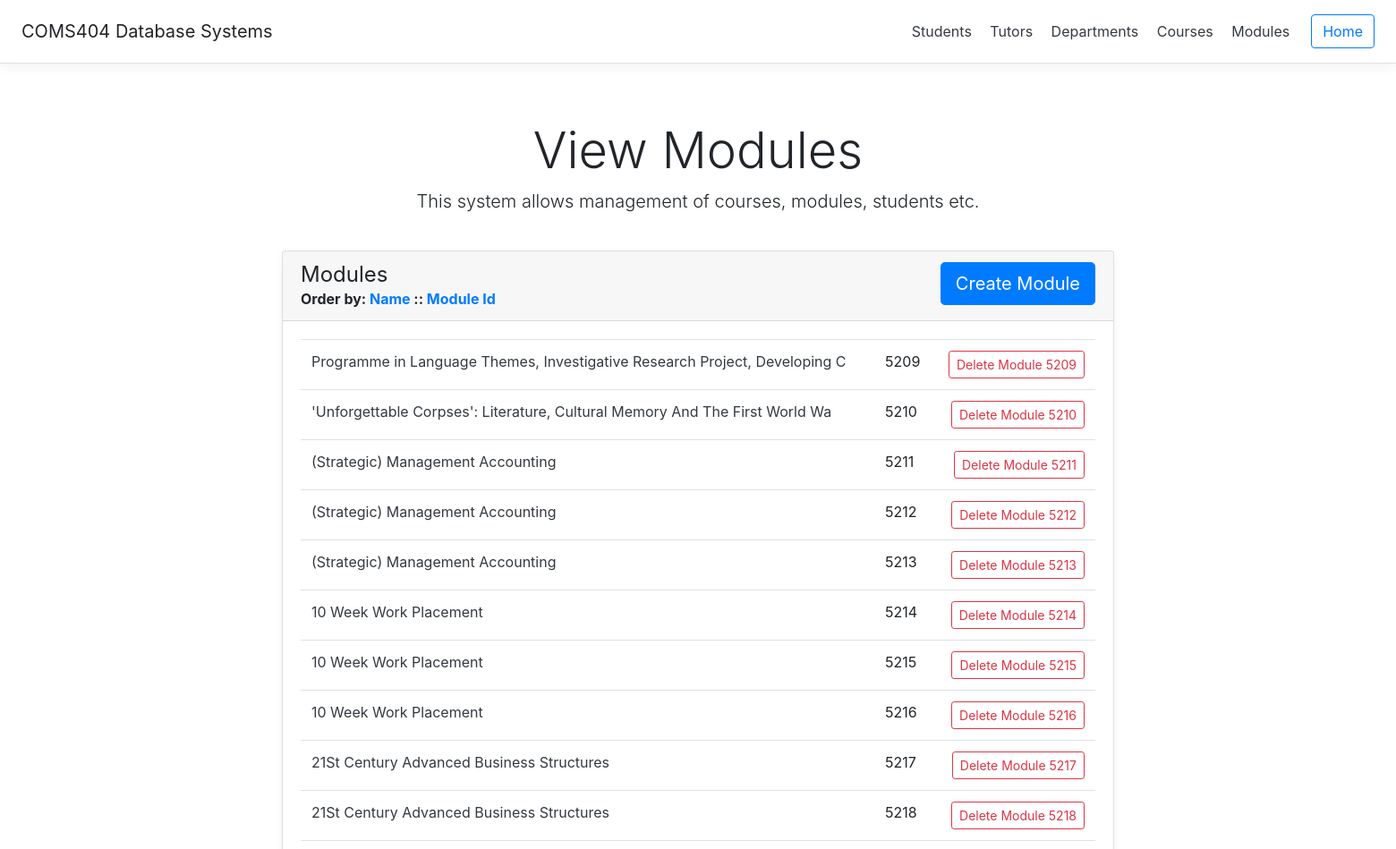
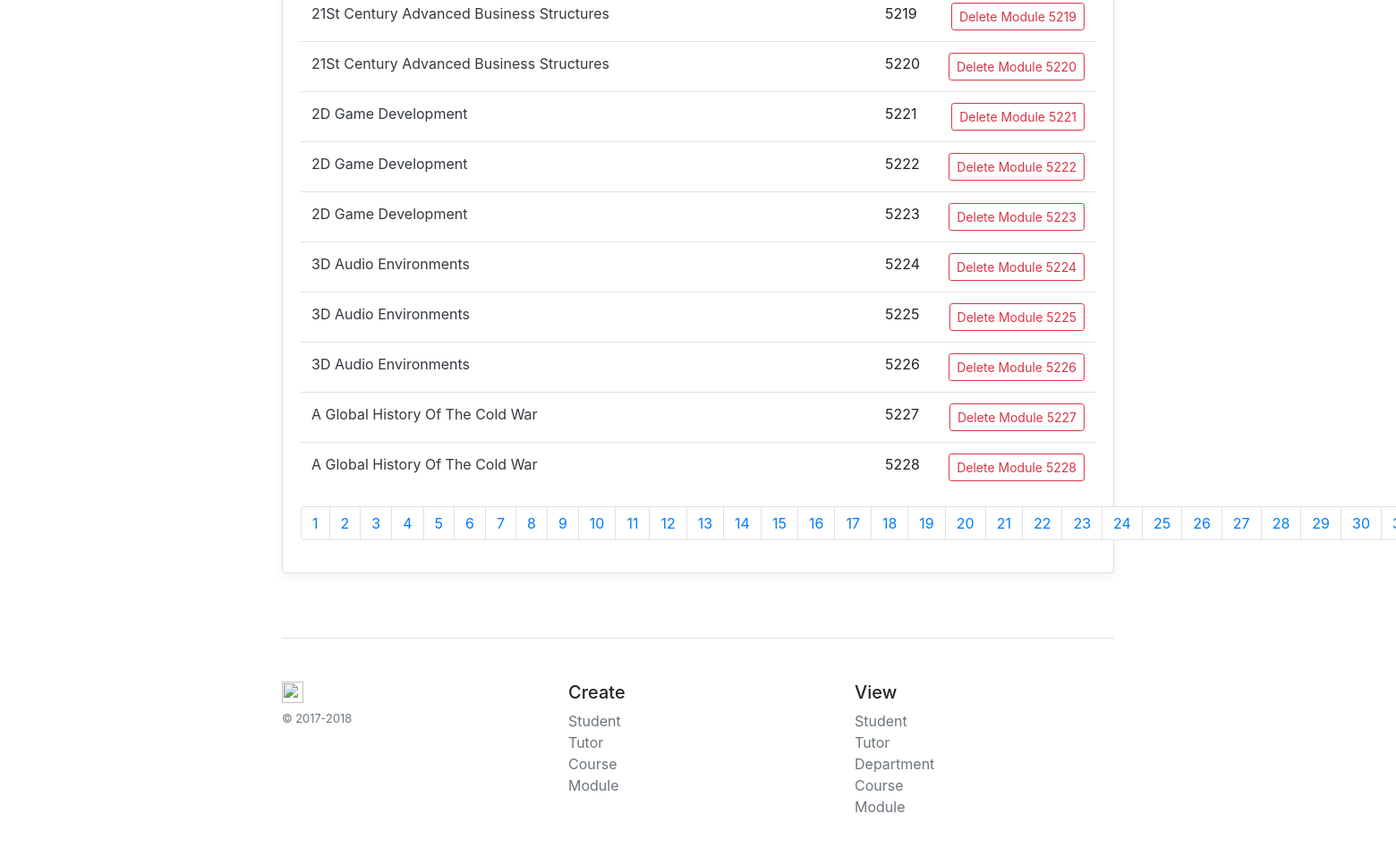
Page /frontend/modules.php on the committed database (2 pictures, top to bottom).
### tables this page shows
CREATE TABLE `module` (
  `module_id` int(11) NOT NULL,
  `module_name` varchar(75) NOT NULL,
  `module_code` varchar(15) NOT NULL
);

### frontend/modules.php (the view, shortened to what this page needs)
<?php
	require_once("db-connect-inc.php");
	require_once("header-inc.php");
	$currentPage = isset($_GET["page"]) ? $_GET["page"] : 1;
	$perPage = 20;
	$count = $db->query("SELECT count(*) FROM module");
	$total = $count->fetchColumn();
	$pages = ceil($total / $perPage);
?>
<?php
	function orderType() {
		if ($_GET["order"] == "ASC") return "DESC";
		else return "ASC";
	}
?>
<div class="pricing-header px-3 py-3 pt-md-5 pb-md-4 mx-auto text-center">
    <h1 class="display-4">View Modules</h1>
    <p class="lead">This system allows management of courses, modules, students etc.</p>
</div>
<div class="container">
    <div class="card-deck mb-3 text-left">
        <div class="card mb-4 box-shadow">
            <div class="card-header">
				<button class="btn btn-lg btn-primary float-right">
					<a href="module_create.php" class="text-white">Create Module</a>
				</button>
                <h4 class="my-0 font-weight-normal">Modules</h4>
                <b>Order by:
					<a href="<?php echo $_SERVER['PHP_SELF']; ?>?page=<?php echo $currentPage ?>&order=<?php echo orderType(); ?>&by=module_name">
						Name
					</a>
					 ::
					<a href="<?php echo $_SERVER['PHP_SELF']; ?>?page=<?php echo $currentPage ?>&order=<?php echo orderType(); ?>&by=module_id">
						Module Id
					</a>
                </b>
            </div>
			<div class="card-body">
				<?php
					if (isset($_GET["by"])) $by = $_GET["by"];
					else $by = "module_name";
					$order = $_GET["order"];
					$starting = ($currentPage - 1) * $perPage;
					try {
						$modules = $db->prepare("SELECT module_id, module_name FROM module ORDER BY " . $by . " " . $order . " LIMIT " . $starting . "," . $perPage);
						$modules->execute();
					} catch (Exception $error) {
						echo $error->getMessage();
					}
				?>
                <table class="table striped">
					<?php
						while ($module = $modules->fetch(PDO::FETCH_ASSOC)) {
							echo "<tr><td>";
							echo "<a href='module.php?id=" . $module["module_id"] . "' class='text-dark'>";
							echo $module["module_name"];
							echo "</a>";
							echo "</td><td>";
							echo $module["module_id"];
							echo "</td><td>";
							echo "<form method='post' onSubmit='return confirm(\"Are you sure you wish to delete?\");'><input type='submit' name='deleteModule' value='Delete Module " . $module["module_id"] . "' class='btn btn-outline-danger btn-sm float-right'></form>";
							echo "</td></tr>";
						}
					?>
            	</table>
				<nav aria-label="Page navigation example">
					<ul class="pagination">
						<?php
							for ($p = 1; $p <= $pages ; $p++) {
								if ($_GET["order"] == "" || $_GET["by"] == "") {
									$href = "?page=" . $p;
								} else {
									$href = "?page=" . $p . "&order=" . $_GET["order"] . "&by=" . $_GET["by"];
								}
								echo "<li class='page-item'>";
								echo "<a class='page-link' href='" . $href ."'>" . $p . "</a>";
								echo "</li>";
							}
						?>
					</ul>
				</nav>
            </div>
        </div>
    </div>
<?php
    require_once("footer-inc.php");
?>

### frontend/custom.css (style rules this page uses)
html { font-size: 14px; }
@media (min-width: 768px) { html { font-size: 16px; } }
.container { max-width: 960px; }
.pricing-header { max-width: 700px; }
.card-deck .card { min-width: 220px; }
.box-shadow { box-shadow: 0 0.25rem 0.75rem rgba(0, 0, 0, 0.05); }

### rows in the picture
module: module_name "Programme in Language Themes, Investigative Research Project, Developing C", module_id "5209", deleteModule "Delete Module 5209"
module: module_name "'Unforgettable Corpses': Literature, Cultural Memory And The First World Wa", module_id "5210", deleteModule "Delete Module 5210"
module: module_name "(Strategic) Management Accounting", module_id "5211", deleteModule "Delete Module 5211"
module: module_name "(Strategic) Management Accounting", module_id "5212", deleteModule "Delete Module 5212"
module: module_name "(Strategic) Management Accounting", module_id "5213", deleteModule "Delete Module 5213"
module: module_name "10 Week Work Placement", module_id "5214", deleteModule "Delete Module 5214"
module: module_name "10 Week Work Placement", module_id "5215", deleteModule "Delete Module 5215"
module: module_name "10 Week Work Placement", module_id "5216", deleteModule "Delete Module 5216"
module: module_name "21St Century Advanced Business Structures", module_id "5217", deleteModule "Delete Module 5217"
module: module_name "21St Century Advanced Business Structures", module_id "5218", deleteModule "Delete Module 5218"
module: module_name "21St Century Advanced Business Structures", module_id "5219", deleteModule "Delete Module 5219"
module: module_name "21St Century Advanced Business Structures", module_id "5220", deleteModule "Delete Module 5220"
module: module_name "2D Game Development", module_id "5221", deleteModule "Delete Module 5221"
module: module_name "2D Game Development", module_id "5222", deleteModule "Delete Module 5222"
module: module_name "2D Game Development", module_id "5223", deleteModule "Delete Module 5223"
module: module_name "3D Audio Environments", module_id "5224", deleteModule "Delete Module 5224"
module: module_name "3D Audio Environments", module_id "5225", deleteModule "Delete Module 5225"
module: module_name "3D Audio Environments", module_id "5226", deleteModule "Delete Module 5226"
module: module_name "A Global History Of The Cold War", module_id "5227", deleteModule "Delete Module 5227"
module: module_name "A Global History Of The Cold War", module_id "5228", deleteModule "Delete Module 5228"
